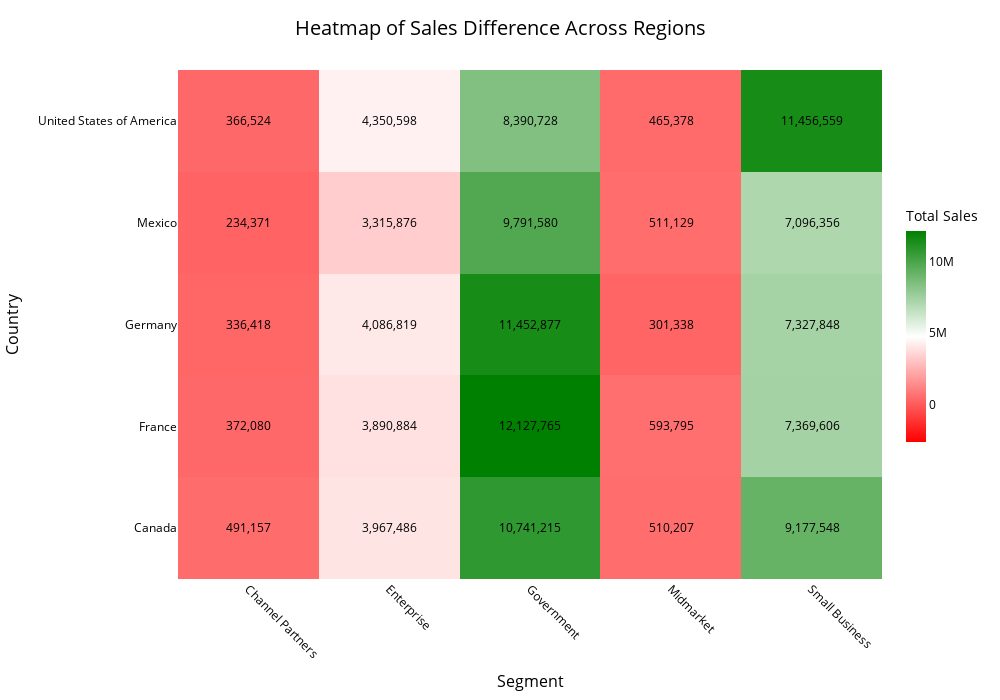

The cell this chart's notebook holds for it:
### Code cell
fig = go.Figure(data=go.Heatmap(
    z=regional_sales.values,
    x=regional_sales.columns,
    y=regional_sales.index,
    colorscale=[[0, 'red'], [0.5, 'white'], [1, 'green']],
    text=regional_sales.values,
    texttemplate="%{text:,}",
    textfont=dict(size=12, color="black"),
    colorbar=dict(
        title=dict(
            text="Total Sales",
            font=dict(size=14, color="black")
        ),
        tickfont=dict(size=12, color="black"),
        thickness=20,
        len=0.5
    ),
    zmid=regional_sales.values.mean()
))

fig.update_layout(
    title=dict(
        text="Heatmap of Sales Difference Across Regions",
        font=dict(size=20, color="black"),
        x=0.5
    ),
    xaxis=dict(
        title=dict(
            text="Segment",
            font=dict(size=16, color="black")
        ),
        tickangle=45,
        tickfont=dict(size=12, color="black"),
        side="bottom"
    ),
    yaxis=dict(
        title=dict(
            text="Country",
            font=dict(size=16, color="black")
        ),
        tickfont=dict(size=12, color="black")
    ),
    template="plotly_white",
    width=1000,
    height=700,
    margin=dict(l=120, r=20, t=70, b=70)
)

fig.show()

### Figure 1 — Plotly figure (JSON) as saved in the notebook; plotly's stock layout.template omitted (floating-point values rounded to 4 significant figures)
{"data": [{"colorbar": {"len": 0.5, "thickness": 20, "tickfont": {"color": "black", "size": 12}, "title": {"font": {"color": "black", "size": 14}, "text": "Total Sales"}}, "colorscale": [[0, "red"], [0.5, "white"], [1, "green"]], "text": [[491157, 3967486, 10741215, 510207, 9177548], [372080, 3890884, 12127765, 593795, 7369606], [336418, 4086819, 11452877, 301338, 7327848], [234371, 3315876, 9791580, 511129, 7096356], [366524, 4350598, 8390728, 465378, 11456559]], "textfont": {"color": "black", "size": 12}, "texttemplate": "%{text:,}", "type": "heatmap", "x": ["Channel Partners", "Enterprise", "Government", "Midmarket", "Small Business"], "y": ["Canada", "France", "Germany", "Mexico", "United States of America"], "z": [[491157, 3967486, 10741215, 510207, 9177548], [372080, 3890884, 12127765, 593795, 7369606], [336418, 4086819, 11452877, 301338, 7327848], [234371, 3315876, 9791580, 511129, 7096356], [366524, 4350598, 8390728, 465378, 11456559]], "zmid": 4749000.0}], "layout": {"height": 700, "margin": {"b": 70, "l": 120, "r": 20, "t": 70}, "title": {"font": {"color": "black", "size": 20}, "text": "Heatmap of Sales Difference Across Regions", "x": 0.5}, "width": 1000, "xaxis": {"side": "bottom", "tickangle": 45, "tickfont": {"color": "black", "size": 12}, "title": {"font": {"color": "black", "size": 16}, "text": "Segment"}}, "yaxis": {"tickfont": {"color": "black", "size": 12}, "title": {"font": {"color": "black", "size": 16}, "text": "Country"}}}}
